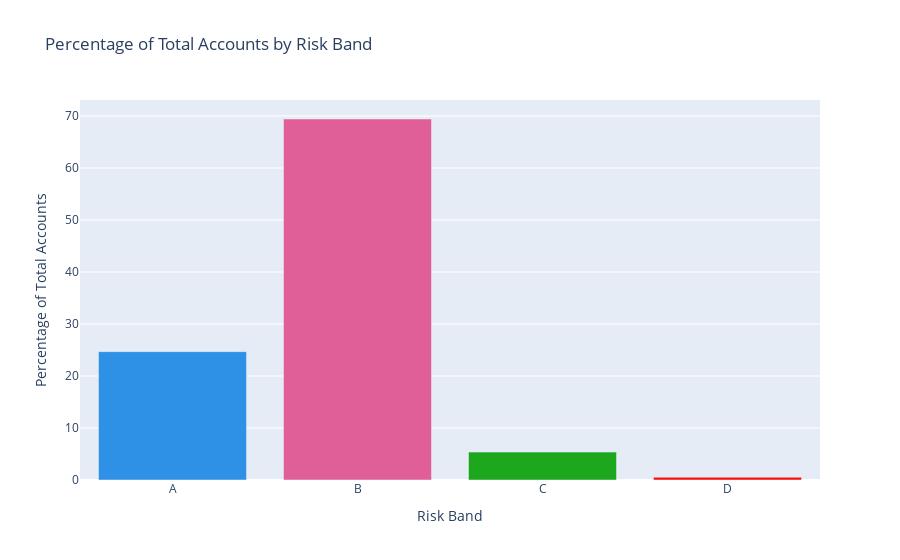

Here is the notebook cell this chart was saved with:
### Code cell
import plotly.graph_objects as go
import plotly.express as px

def plot_total_counts_by_risk_band(df, risk_band_column):
    # Calculate the count of accounts in each risk band
    risk_band_counts = df[risk_band_column].value_counts().sort_index()

    # Convert to percentage
    total_accounts = len(df)
    risk_band_percentages = (risk_band_counts / total_accounts) * 100

    # Use 'Dark24' color sequence for more distinguishable colors
    colors = px.colors.qualitative.Dark24

    # Create the bar plot
    fig = go.Figure(data=[go.Bar(x=risk_band_percentages.index, 
                                 y=risk_band_percentages.values, 
                                 marker_color=colors)])

    # Customize the plot
    fig.update_layout(
        title_text='Percentage of Total Accounts by Risk Band',
        xaxis_title='Risk Band',
        yaxis_title='Percentage of Total Accounts'
    )

    fig.show()

plot_total_counts_by_risk_band(df_risk_bands, risk_band_column='risk_band')

### Figure 1 — Plotly figure (JSON) as saved in the notebook; plotly's stock layout.template omitted (floating-point values rounded to 4 significant figures)
{"data": [{"marker": {"color": ["#2E91E5", "#E15F99", "#1CA71C", "#FB0D0D", "#DA16FF", "#222A2A", "#B68100", "#750D86", "#EB663B", "#511CFB", "#00A08B", "#FB00D1", "#FC0080", "#B2828D", "#6C7C32", "#778AAE", "#862A16", "#A777F1", "#620042", "#1616A7", "#DA60CA", "#6C4516", "#0D2A63", "#AF0038"]}, "type": "bar", "x": ["A", "B", "C", "D"], "y": [24.69, 69.43, 5.363, 0.5246]}], "layout": {"title": {"text": "Percentage of Total Accounts by Risk Band"}, "xaxis": {"title": {"text": "Risk Band"}}, "yaxis": {"title": {"text": "Percentage of Total Accounts"}}}}
